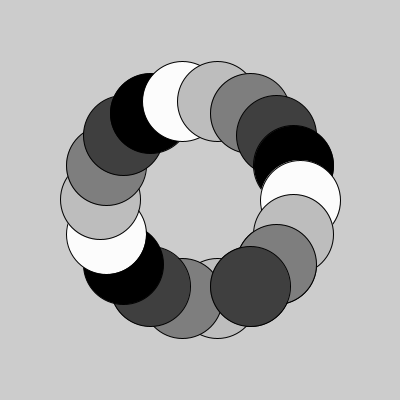
Frame 1 (no input)
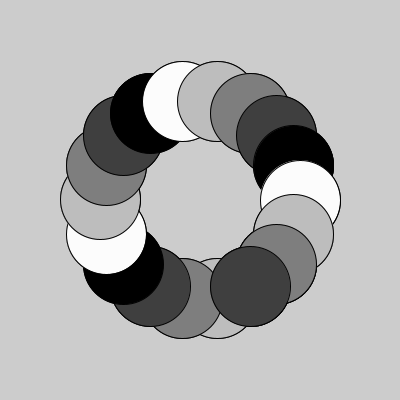
Frame 2 (the mouse pressed at the canvas centre, redrawn once)

The Processing sketch that drew these frames (run headless with seeded random() and noise(); the mouse was pressed at the canvas centre and the sketch redrawn once):

// Processing sketch: sk_recursive_circle_rot
// ── sk_recursive_circle_rot.pde
void setup()
{
  size( 400, 400 );
  noLoop();  // アニメーションしない
}

void draw()
{
  drawCircle( 40, 20 );  // 最初の再帰呼び出し
}

/**
  再帰関数：正円を再帰的に回転しながらグレー色で描画する．
*/
void drawCircle( float fRot, int iLevel )
{
  if( iLevel > 0 )  // 再帰の継続条件
  {
    // 回転後の座標
    float fX = 200 + 100 * cos( radians( fRot ) );
    float fY = 200 + 100 * sin( radians( fRot ) );
    
    // 正円描画
    fill( 63 * ( iLevel % 5 ) );
    circle( fX, fY, 80 );
        
    drawCircle( fRot + 20, iLevel - 1 );  // 再帰呼び出し
  }
}
